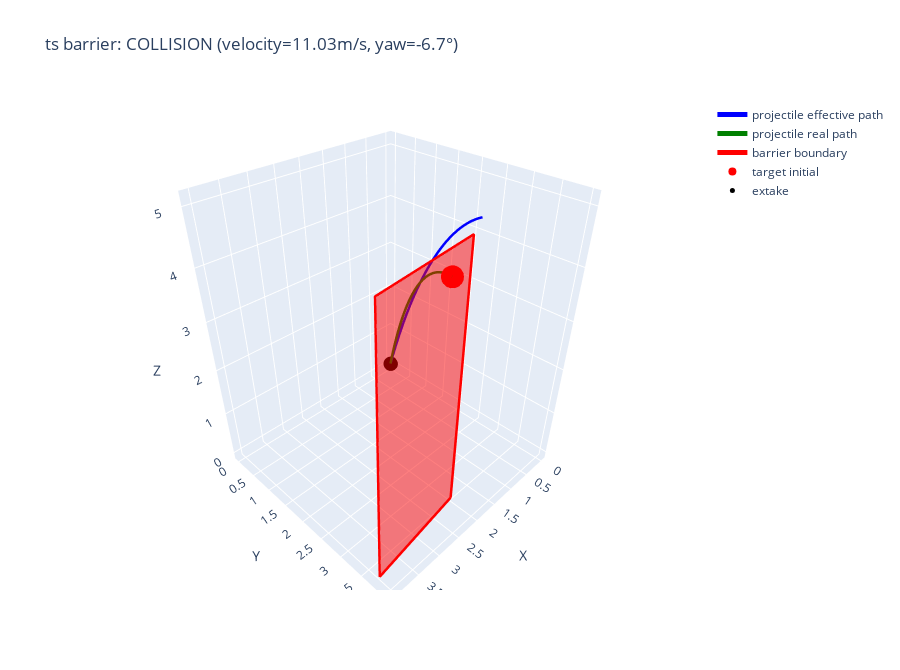

Notebook code cell kept with this figure:
### Code cell
# the yaw that the camera returns needs to be negated
# pretty sure its because literally everywhere in math ts is +CCW until it isnt
visualize_barrier_check(3.0, 4.0, 5.0, 2.0, 1.0, 0.0, -6.7)
